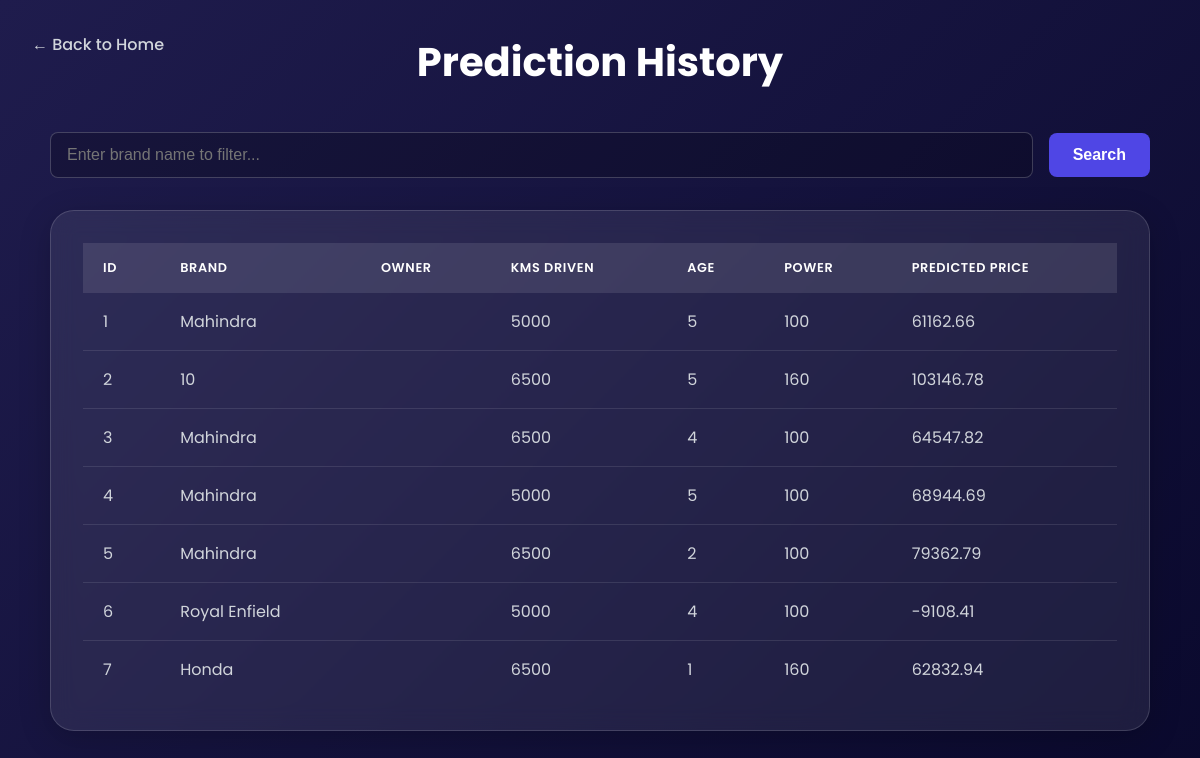
Before: /history with the older database file.
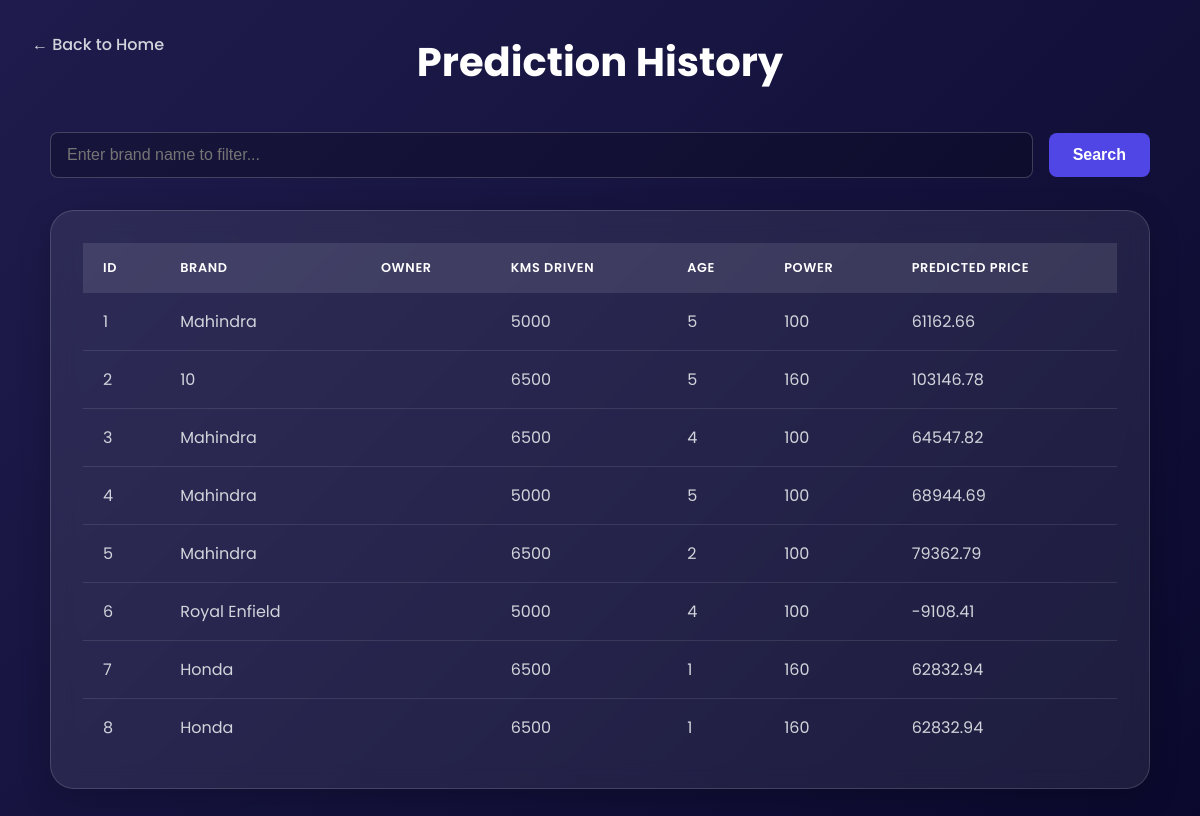
After: the same page with the newer database file.
### tables this page shows
CREATE TABLE bikes_prediction (
                       id  INTEGER PRIMARY KEY AUTOINCREMENT,
                       brand_name TEXT NOT NULL,
                       owner_name INTEGER NOT NULL,
                       kms_driven INTEGER NOT NULL,
                       age INTEGER NOT NULL,
                       power INTEGER NOT NULL,
                       prediction_price NOT NULL
                       );

### app.py (the view)
@app.route('/history', methods=['GET', 'POST'])
def history():
    brand_name_filter = request.form.get('brand_name_filter' , None)
    conn = get_db_connection()
    historical_date = []
    if conn:
        cursor = conn.cursor()
        try:
            if brand_name_filter:
                query = """ SELECT * FROM
                        bikes_prediction
                       WHERE brand_name = ?
                       """
                cursor.execute(query, (brand_name_filter,))
            else:
                query = """ SELECT * FROM
                        bikes_prediction
                       """
                cursor.execute(query)
            historical_data=  [dict(row) for row in  cursor.fetchall()]
        except sqlite3.Error as e:
            print(e)
        finally:
            conn.close()
    return render_template('history.html', historical_data= historical_data)

### app.py (called while the page is built)
def get_db_connection():
    try:
        conn = sqlite3.connect('bike_db.db')
        conn.row_factory = sqlite3.Row
        return conn
    except sqlite3.Error as e:
        print(e)
        return None

### templates/history.html (shortened to what this page needs)
<!DOCTYPE html>
<html lang="en">
<head>
</head>
<body>
    <header class="header-link">
        <a href="{{ url_for('home') }}">&larr; Back to Home</a>
    </header>
    <div class="container">
        <div class="page-title">
            <h1>Prediction History</h1>
        </div>
        <form method="POST" class="filter-form">
            <input type="text" name="brand_name_filter" placeholder="Enter brand name to filter...">
            <input type="submit" value="Search">
        </form>
        <div class="glass-card">
            <div class="table-container">
                <table>
                    <thead>
                        <tr>
                            <th>ID</th>
                            <th>Brand</th>
                            <th>Owner</th>
                            <th>Kms Driven</th>
                            <th>Age</th>
                            <th>Power</th>
                            <th>Predicted Price</th>
                        </tr>
                    </thead>
                    <tbody>
                        {% for row in historical_data %}
                        <tr>
                            <td>{{ row['id'] }}</td>
                            <td>{{ row['brand_name'] }}</td>
                            <td>{{ row['owner'] }}</td>
                            <td>{{ row['kms_driven'] }}</td>
                            <td>{{ row['age'] }}</td>
                            <td>{{ row['power'] }}</td>
                            <td>{{ row['prediction_price'] }}</td>
                        </tr>
                        {% else %}
                        <tr class="no-data-row">
                            <td colspan="7">No historical data found.</td>
                        </tr>
                        {% endfor %}
                    </tbody>
                </table>
            </div>
        </div>
    </div>
</body>
</html>

### templates/history.html (style rules this page uses)
* { margin: 0; padding: 0; box-sizing: border-box; }
body { font-family: 'Poppins', sans-serif; background: linear-gradient(135deg, #1f1c4d, #0a092d); color: #e5e7eb; min-height: 100vh; padding: 2rem 1rem; }
.container { width: 100%; max-width: 1100px; margin: 0 auto; }
.header-link { position: absolute; top: 2rem; left: 2rem; }
.header-link a { color: #d1d5db; text-decoration: none; font-weight: 500; transition: color 0.3s ease; }
.page-title h1 { text-align: center; font-weight: 700; color: #fff; font-size: clamp(2rem, 5vw, 2.5rem); margin-bottom: 2.5rem; }
.glass-card { background: rgba(255, 255, 255, 0.08); backdrop-filter: blur(12px); -webkit-backdrop-filter: blur(12px); border: 1px solid rgba(255, 255, 255, 0.15); border-radius: 1.5rem; padding: 2rem; box-shadow: 0 8px 32px 0 rgba(0, 0, 0, 0.2); }
.filter-form { display: flex; gap: 1rem; margin-bottom: 2rem; align-items: center; }
.filter-form input[type="text"] { flex-grow: 1; padding: 0.8rem 1rem; border-radius: 0.5rem; background-color: rgba(0, 0, 0, 0.2); border: 1px solid rgba(255, 255, 255, 0.2); color: #e5e7eb; font-size: 1rem; transition: all 0.3s ease; }
.filter-form input[type="submit"] { padding: 0.8rem 1.5rem; font-size: 1rem; font-weight: 600; color: #fff; background: #4f46e5; border: none; border-radius: 0.5rem; cursor: pointer; transition: all 0.3s ease; }
.table-container { width: 100%; overflow-x: auto; }
table { width: 100%; border-collapse: collapse; text-align: left; }
th, td { padding: 1rem 1.25rem; }
thead { background-color: rgba(255, 255, 255, 0.1); }
th { font-weight: 600; color: #fff; text-transform: uppercase; font-size: 0.8rem; letter-spacing: 0.05em; }
tbody tr { border-bottom: 1px solid rgba(255, 255, 255, 0.1); transition: background-color 0.2s ease; }
tbody tr:last-child { border-bottom: none; }
td { color: #d1d5db; }

Changed rows visible on the page:
added bikes_prediction: id "8", brand_name "Honda", kms_driven "6500", age "1", power "160", prediction_price "62832.94"
